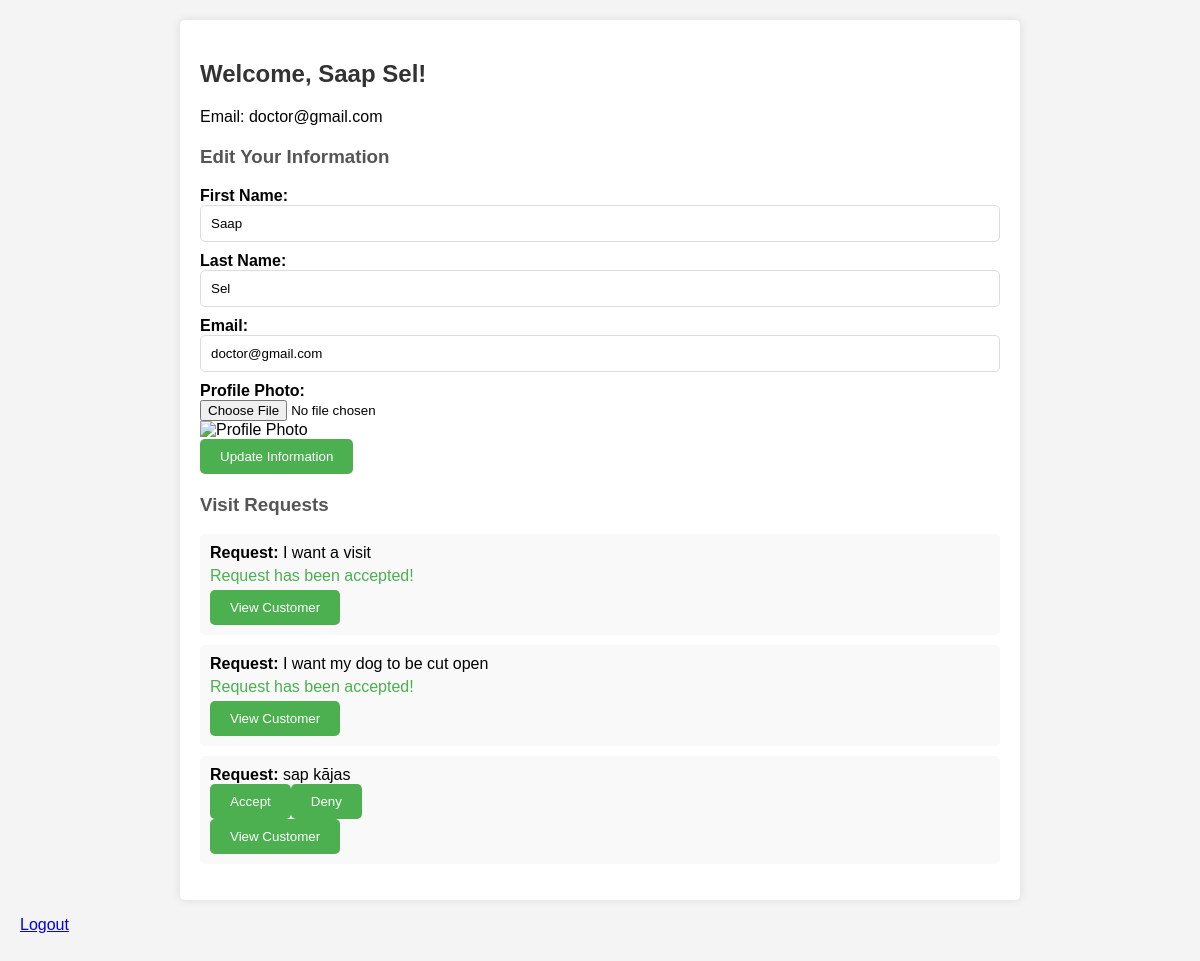
Screenshot of /doctor_dashboard.php (signed in) with the database file from the repository.
### tables this page shows
CREATE TABLE IF NOT EXISTS `doctors_accepted` (
  `id` int NOT NULL AUTO_INCREMENT,
  `username` varchar(255) NOT NULL,
  `first_name` varchar(255) NOT NULL,
  `last_name` varchar(255) NOT NULL,
  `certificate_number` varchar(255) NOT NULL,
  `email` varchar(255) NOT NULL,
  `profile_photo` varchar(255) DEFAULT NULL,
  `phone_number` varchar(20) NOT NULL,
  `password` varchar(255) NOT NULL,
  PRIMARY KEY (`id`)
);

CREATE TABLE IF NOT EXISTS `visit_requests` (
  `id` int NOT NULL AUTO_INCREMENT,
  `customer_id` int DEFAULT NULL,
  `doctor_id` int DEFAULT NULL,
  `request_text` text,
  `status` enum('pending','accepted','denied') DEFAULT 'pending',
  `created_at` timestamp NOT NULL DEFAULT CURRENT_TIMESTAMP,
  PRIMARY KEY (`id`),
  KEY `customer_id` (`customer_id`),
  CONSTRAINT `visit_requests_ibfk_1` FOREIGN KEY (`customer_id`) REFERENCES `customers` (`id`)
);

### doctor_dashboard.php (the view, shortened to what this page needs)
<?php
require_once('db_connection.php');
$doctor_id = $_SESSION['doctor_id'];
$sql = "SELECT * FROM doctors_accepted WHERE id=$doctor_id";
$result = mysqli_query($conn, $sql);
$row = mysqli_fetch_assoc($result);
$doctor_name = $row['first_name'] . ' ' . $row['last_name'];
$email = $row['email'];
$profile_photo = $row['profile_photo'];
$visit_requests_sql = "SELECT * FROM visit_requests WHERE doctor_id = $doctor_id";
$visit_requests_result = mysqli_query($conn, $visit_requests_sql);
?>
<!DOCTYPE html>
<html lang="en">
<head>
</head>
<body>
    <div class="container">
        <h2>Welcome, <?php echo $doctor_name; ?>!</h2>
        <p>Email: <?php echo $email; ?></p>
        <h3>Edit Your Information</h3>
        <form action="<?php echo htmlspecialchars($_SERVER["PHP_SELF"]); ?>" method="post" enctype="multipart/form-data">
            <label for="first_name">First Name:</label><br>
            <input type="text" id="first_name" name="first_name" value="<?php echo $row['first_name']; ?>"><br>
            <label for="last_name">Last Name:</label><br>
            <input type="text" id="last_name" name="last_name" value="<?php echo $row['last_name']; ?>"><br>
            <label for="email">Email:</label><br>
            <input type="email" id="email" name="email" value="<?php echo $row['email']; ?>"><br>
            <label for="profile_photo">Profile Photo:</label><br>
            <input type="file" id="profile_photo" name="profile_photo" onchange="previewProfilePhoto(event)"><br>
            <img id="profile_photo_preview" src="<?php echo $profile_photo; ?>" alt="Profile Photo"><br>
            <button type="submit">Update Information</button>
        </form>
        <h3>Visit Requests</h3>
        <?php
if (mysqli_num_rows($visit_requests_result) > 0) {
    echo '<ul>';
    while ($visit_request_row = mysqli_fetch_assoc($visit_requests_result)) {
        echo '<li>';
        echo '<strong>Request:</strong> ' . $visit_request_row['request_text'];
        echo '<br>';
        if ($visit_request_row['status'] == 'accepted') {
            echo '<p>Request has been accepted!</p>';
        } else {
            echo '<form action="process_visit_request.php" method="post">';
            echo '<button type="submit" name="action" value="accept">Accept</button>';
            echo '<button type="submit" name="action" value="deny">Deny</button>';
            echo '</form>';
        }
        echo '<form action="customer_info.php" method="get">';
        echo '<button type="submit">View Customer</button>';
        echo '</form>';
        echo '</li>';
    }
    echo '</ul>';
} else {
    echo '<p>No visit requests.</p>';
}
        ?>
    </div>
    <p><a href="logout.php">Logout</a></p>
</body>
</html>

### doctor_dashboard.php (style rules this page uses)
body { font-family: Arial, sans-serif; margin: 0; padding: 20px; background-color: #f4f4f4; }
.container { max-width: 800px; margin: auto; background: #fff; padding: 20px; border-radius: 5px; box-shadow: 0 0 10px rgba(0, 0, 0, 0.1); }
h2 { color: #333; }
h3 { color: #555; margin-top: 20px; }
label { font-weight: bold; }
input[type="text"], input[type="email"], textarea { width: 100%; padding: 10px; margin-bottom: 10px; border: 1px solid #ddd; border-radius: 5px; box-sizing: border-box; }
button[type="submit"] { background-color: #4caf50; color: #fff; padding: 10px 20px; border: none; border-radius: 5px; cursor: pointer; }
ul { list-style-type: none; padding: 0; }
ul li { background: #f9f9f9; margin-bottom: 10px; padding: 10px; border-radius: 5px; }
ul li p { color: #4caf50; margin: 5px 0; }
img { max-width: 200px; height: auto; }

### rows the page displays
doctors_accepted: doctor_name "Saap Sel", email "doctor@gmail.com", first_name "Saap", last_name "Sel"
visit_requests: request_text "I want a visit", status "Request has been accepted!"
visit_requests: request_text "I want my dog to be cut open", status "Request has been accepted!"
visit_requests: request_text "sap kājas"
